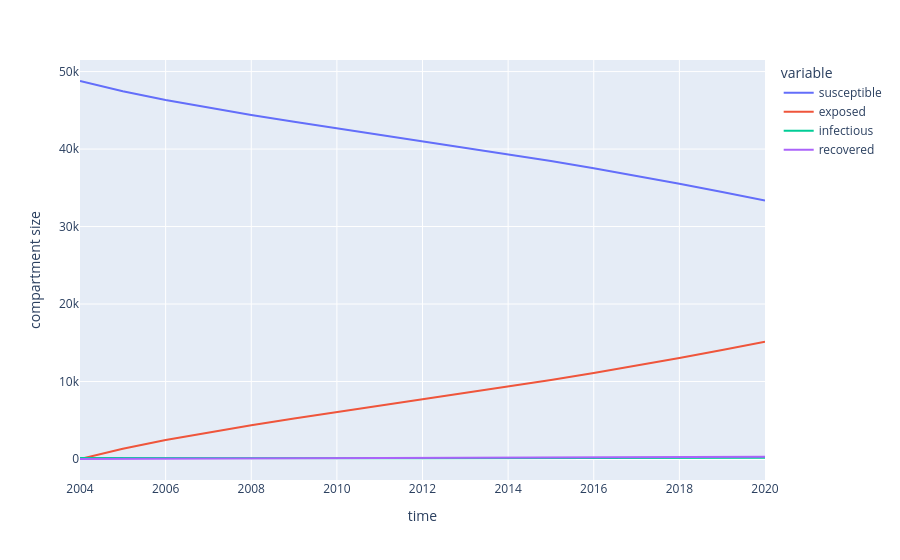

Write notebook code for a chart like this one.
### Code cell
# Flow parameters
parameters = {
    "recovery": 0.15, # -Ish for untreated TB per year
    "contact_rate": 10, # Effective contacts per person per year

    # Background mortality in 2004 was 1/45.5 = 0.0220. Let's say lifetime risk of progression is 10% as previous literature states, 
    # then progression rate should be k = 0.10(k + 0.0220) using the competing risks formula: risk = k/(k + mu), 
    # where k is the progression rate and mu is the background mortality rate
    "progression": 0.00244 
}

# Run the SEIR model with these specified parameters
seir_model.run(parameters=parameters)
compartment_values = seir_model.get_outputs_df()
compartment_values.plot(
    labels={"index": "time", "value": "compartment size"}
)

### Figure 1 — Plotly figure (JSON) as saved in the notebook; plotly's stock layout.template omitted (floating-point values rounded to 4 significant figures)
{"data": [{"hovertemplate": "variable=susceptible<br>time=%{x}<br>compartment size=%{y}<extra></extra>", "legendgroup": "susceptible", "line": {"color": "#636efa", "dash": "solid"}, "marker": {"symbol": "circle"}, "mode": "lines", "name": "susceptible", "orientation": "v", "showlegend": true, "type": "scatter", "x": [2004.0, 2005.0, 2006.0, 2007.0, 2008.0, 2009.0, 2010.0, 2011.0, 2012.0, 2013.0, 2014.0, 2015.0, 2016.0, 2017.0, 2018.0, 2019.0, 2020.0], "xaxis": "x", "y": [48780.0, 47460.0, 46330.0, 45320.0, 44400.0, 43530.0, 42700.0, 41880.0, 41050.0, 40210.0, 39340.0, 38450.0, 37510.0, 36540.0, 35520.0, 34460.0, 33360.0], "yaxis": "y"}, {"hovertemplate": "variable=exposed<br>time=%{x}<br>compartment size=%{y}<extra></extra>", "legendgroup": "exposed", "line": {"color": "#EF553B", "dash": "solid"}, "marker": {"symbol": "circle"}, "mode": "lines", "name": "exposed", "orientation": "v", "showlegend": true, "type": "scatter", "x": [2004.0, 2005.0, 2006.0, 2007.0, 2008.0, 2009.0, 2010.0, 2011.0, 2012.0, 2013.0, 2014.0, 2015.0, 2016.0, 2017.0, 2018.0, 2019.0, 2020.0], "xaxis": "x", "y": [0.0, 1319.0, 2450.0, 3451.0, 4362.0, 5216.0, 6037.0, 6845.0, 7653.0, 8475.0, 9318.0, 10190.0, 11100.0, 12040.0, 13030.0, 14060.0, 15130.0], "yaxis": "y"}, {"hovertemplate": "variable=infectious<br>time=%{x}<br>compartment size=%{y}<extra></extra>", "legendgroup": "infectious", "line": {"color": "#00cc96", "dash": "solid"}, "marker": {"symbol": "circle"}, "mode": "lines", "name": "infectious", "orientation": "v", "showlegend": true, "type": "scatter", "x": [2004.0, 2005.0, 2006.0, 2007.0, 2008.0, 2009.0, 2010.0, 2011.0, 2012.0, 2013.0, 2014.0, 2015.0, 2016.0, 2017.0, 2018.0, 2019.0, 2020.0], "xaxis": "x", "y": [144.0, 125.5, 112.4, 103.4, 97.93, 95.17, 94.69, 96.12, 99.18, 103.7, 109.4, 116.3, 124.2, 133.1, 143.0, 153.8, 165.5], "yaxis": "y"}, {"hovertemplate": "variable=recovered<br>time=%{x}<br>compartment size=%{y}<extra></extra>", "legendgroup": "recovered", "line": {"color": "#ab63fa", "dash": "solid"}, "marker": {"symbol": "circle"}, "mode": "lines", "name": "recovered", "orientation": "v", "showlegend": true, "type": "scatter", "x": [2004.0, 2005.0, 2006.0, 2007.0, 2008.0, 2009.0, 2010.0, 2011.0, 2012.0, 2013.0, 2014.0, 2015.0, 2016.0, 2017.0, 2018.0, 2019.0, 2020.0], "xaxis": "x", "y": [0.0, 20.14, 37.92, 54.06, 69.12, 83.58, 97.79, 112.1, 126.7, 141.9, 157.9, 174.8, 192.8, 212.1, 232.8, 255.0, 279.0], "yaxis": "y"}], "layout": {"legend": {"title": {"text": "variable"}, "tracegroupgap": 0}, "margin": {"t": 60}, "xaxis": {"anchor": "y", "domain": [0, 1], "title": {"text": "time"}}, "yaxis": {"anchor": "x", "domain": [0, 1], "title": {"text": "compartment size"}}}}
